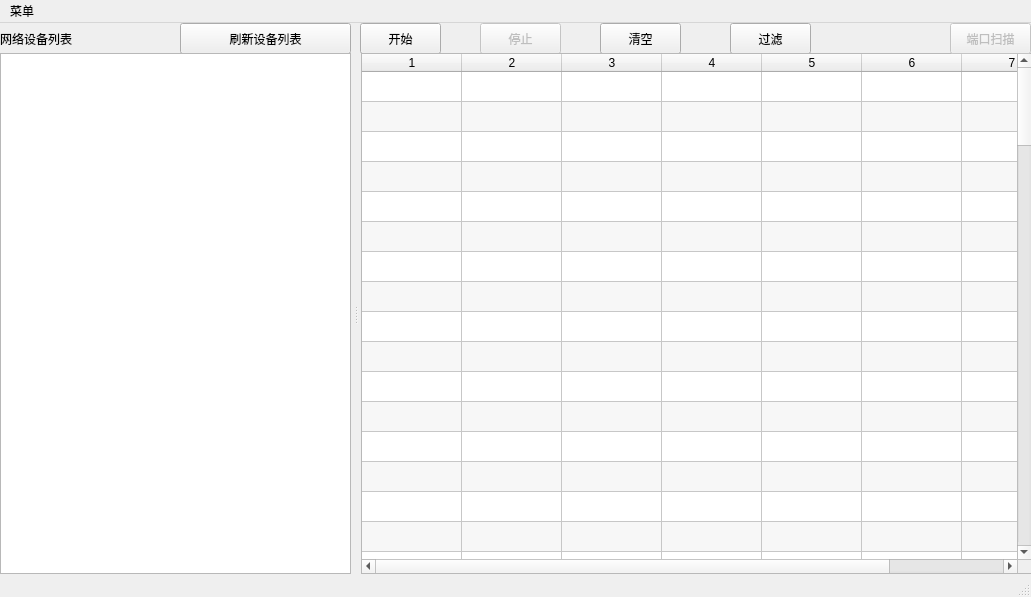
<?xml version="1.0" encoding="UTF-8"?>
<ui version="4.0">
 <class>main_gui</class>
 <widget class="QMainWindow" name="main_gui">
  <property name="geometry">
   <rect>
    <x>0</x>
    <y>0</y>
    <width>1031</width>
    <height>597</height>
   </rect>
  </property>
  <property name="sizePolicy">
   <sizepolicy hsizetype="Minimum" vsizetype="Minimum">
    <horstretch>0</horstretch>
    <verstretch>0</verstretch>
   </sizepolicy>
  </property>
  <property name="minimumSize">
   <size>
    <width>1031</width>
    <height>597</height>
   </size>
  </property>
  <property name="windowTitle">
   <string>网络嗅探器</string>
  </property>
  <widget class="QWidget" name="centralWidget">
   <property name="sizePolicy">
    <sizepolicy hsizetype="Minimum" vsizetype="Minimum">
     <horstretch>0</horstretch>
     <verstretch>0</verstretch>
    </sizepolicy>
   </property>
   <property name="minimumSize">
    <size>
     <width>1031</width>
     <height>552</height>
    </size>
   </property>
   <widget class="QLabel" name="label">
    <property name="geometry">
     <rect>
      <x>0</x>
      <y>0</y>
      <width>171</width>
      <height>31</height>
     </rect>
    </property>
    <property name="text">
     <string>网络设备列表</string>
    </property>
   </widget>
   <widget class="QPushButton" name="flushDev">
    <property name="geometry">
     <rect>
      <x>180</x>
      <y>0</y>
      <width>171</width>
      <height>31</height>
     </rect>
    </property>
    <property name="text">
     <string>刷新设备列表</string>
    </property>
   </widget>
   <widget class="QPushButton" name="buttStart">
    <property name="geometry">
     <rect>
      <x>360</x>
      <y>0</y>
      <width>81</width>
      <height>31</height>
     </rect>
    </property>
    <property name="text">
     <string>开始</string>
    </property>
   </widget>
   <widget class="QPushButton" name="buttStop">
    <property name="enabled">
     <bool>false</bool>
    </property>
    <property name="geometry">
     <rect>
      <x>480</x>
      <y>0</y>
      <width>81</width>
      <height>31</height>
     </rect>
    </property>
    <property name="text">
     <string>停止</string>
    </property>
    <property name="checkable">
     <bool>false</bool>
    </property>
   </widget>
   <widget class="QPushButton" name="buttClear">
    <property name="geometry">
     <rect>
      <x>600</x>
      <y>0</y>
      <width>81</width>
      <height>31</height>
     </rect>
    </property>
    <property name="text">
     <string>清空</string>
    </property>
   </widget>
   <widget class="QPushButton" name="buttFilter">
    <property name="geometry">
     <rect>
      <x>730</x>
      <y>0</y>
      <width>81</width>
      <height>31</height>
     </rect>
    </property>
    <property name="text">
     <string>过滤</string>
    </property>
   </widget>
   <widget class="QSplitter" name="splitter">
    <property name="geometry">
     <rect>
      <x>0</x>
      <y>30</y>
      <width>1031</width>
      <height>521</height>
     </rect>
    </property>
    <property name="sizePolicy">
     <sizepolicy hsizetype="Minimum" vsizetype="Minimum">
      <horstretch>0</horstretch>
      <verstretch>0</verstretch>
     </sizepolicy>
    </property>
    <property name="minimumSize">
     <size>
      <width>1031</width>
      <height>521</height>
     </size>
    </property>
    <property name="orientation">
     <enum>Qt::Horizontal</enum>
    </property>
    <property name="handleWidth">
     <number>10</number>
    </property>
    <widget class="QListWidget" name="devList">
     <property name="sizePolicy">
      <sizepolicy hsizetype="Fixed" vsizetype="Expanding">
       <horstretch>0</horstretch>
       <verstretch>0</verstretch>
      </sizepolicy>
     </property>
     <property name="minimumSize">
      <size>
       <width>351</width>
       <height>0</height>
      </size>
     </property>
     <property name="font">
      <font>
       <pointsize>12</pointsize>
      </font>
     </property>
    </widget>
    <widget class="QTableWidget" name="packageList">
     <property name="sizePolicy">
      <sizepolicy hsizetype="Minimum" vsizetype="Minimum">
       <horstretch>0</horstretch>
       <verstretch>0</verstretch>
      </sizepolicy>
     </property>
     <property name="minimumSize">
      <size>
       <width>671</width>
       <height>521</height>
      </size>
     </property>
     <property name="sizeAdjustPolicy">
      <enum>QAbstractScrollArea::AdjustToContents</enum>
     </property>
     <property name="editTriggers">
      <set>QAbstractItemView::NoEditTriggers</set>
     </property>
     <property name="dragEnabled">
      <bool>false</bool>
     </property>
     <property name="dragDropOverwriteMode">
      <bool>true</bool>
     </property>
     <property name="alternatingRowColors">
      <bool>true</bool>
     </property>
     <property name="selectionMode">
      <enum>QAbstractItemView::SingleSelection</enum>
     </property>
     <property name="selectionBehavior">
      <enum>QAbstractItemView::SelectRows</enum>
     </property>
     <property name="textElideMode">
      <enum>Qt::ElideLeft</enum>
     </property>
     <property name="verticalScrollMode">
      <enum>QAbstractItemView::ScrollPerPixel</enum>
     </property>
     <property name="horizontalScrollMode">
      <enum>QAbstractItemView::ScrollPerPixel</enum>
     </property>
     <property name="sortingEnabled">
      <bool>true</bool>
     </property>
     <property name="rowCount">
      <number>100</number>
     </property>
     <property name="columnCount">
      <number>8</number>
     </property>
     <attribute name="horizontalHeaderCascadingSectionResizes">
      <bool>true</bool>
     </attribute>
     <attribute name="horizontalHeaderDefaultSectionSize">
      <number>100</number>
     </attribute>
     <attribute name="horizontalHeaderShowSortIndicator" stdset="0">
      <bool>true</bool>
     </attribute>
     <attribute name="horizontalHeaderStretchLastSection">
      <bool>true</bool>
     </attribute>
     <attribute name="verticalHeaderVisible">
      <bool>false</bool>
     </attribute>
     <row/>
     <row/>
     <row/>
     <row/>
     <row/>
     <row/>
     <row/>
     <row/>
     <row/>
     <row/>
     <row/>
     <row/>
     <row/>
     <row/>
     <row/>
     <row/>
     <row/>
     <row/>
     <row/>
     <row/>
     <row/>
     <row/>
     <row/>
     <row/>
     <row/>
     <row/>
     <row/>
     <row/>
     <row/>
     <row/>
     <row/>
     <row/>
     <row/>
     <row/>
     <row/>
     <row/>
     <row/>
     <row/>
     <row/>
     <row/>
     <row/>
     <row/>
     <row/>
     <row/>
     <row/>
     <row/>
     <row/>
     <row/>
     <row/>
     <row/>
     <row/>
     <row/>
     <row/>
     <row/>
     <row/>
     <row/>
     <row/>
     <row/>
     <row/>
     <row/>
     <row/>
     <row/>
     <row/>
     <row/>
     <row/>
     <row/>
     <row/>
     <row/>
     <row/>
     <row/>
     <row/>
     <row/>
     <row/>
     <row/>
     <row/>
     <row/>
     <row/>
     <row/>
     <row/>
     <row/>
     <row/>
     <row/>
     <row/>
     <row/>
     <row/>
     <row/>
     <row/>
     <row/>
     <row/>
     <row/>
     <row/>
     <row/>
     <row/>
     <row/>
     <row/>
     <row/>
     <row/>
     <row/>
     <row/>
     <row/>
     <column/>
     <column/>
     <column/>
     <column/>
     <column/>
     <column/>
     <column/>
     <column/>
    </widget>
   </widget>
   <widget class="QPushButton" name="buttScan">
    <property name="enabled">
     <bool>false</bool>
    </property>
    <property name="geometry">
     <rect>
      <x>950</x>
      <y>0</y>
      <width>81</width>
      <height>31</height>
     </rect>
    </property>
    <property name="text">
     <string>端口扫描</string>
    </property>
   </widget>
  </widget>
  <widget class="QMenuBar" name="menuBar">
   <property name="geometry">
    <rect>
     <x>0</x>
     <y>0</y>
     <width>1031</width>
     <height>23</height>
    </rect>
   </property>
   <widget class="QMenu" name="menu123">
    <property name="title">
     <string>菜单</string>
    </property>
   </widget>
   <addaction name="menu123"/>
  </widget>
  <widget class="QStatusBar" name="statusBar"/>
 </widget>
 <layoutdefault spacing="6" margin="11"/>
 <resources>
  <include location="ex4_gui.qrc"/>
 </resources>
 <connections>
  <connection>
   <sender>flushDev</sender>
   <signal>clicked(bool)</signal>
   <receiver>main_gui</receiver>
   <slot>flushDev()</slot>
   <hints>
    <hint type="sourcelabel">
     <x>269</x>
     <y>35</y>
    </hint>
    <hint type="destinationlabel">
     <x>438</x>
     <y>80</y>
    </hint>
   </hints>
  </connection>
  <connection>
   <sender>buttFilter</sender>
   <signal>clicked()</signal>
   <receiver>main_gui</receiver>
   <slot>filter_show()</slot>
   <hints>
    <hint type="sourcelabel">
     <x>761</x>
     <y>32</y>
    </hint>
    <hint type="destinationlabel">
     <x>838</x>
     <y>38</y>
    </hint>
   </hints>
  </connection>
  <connection>
   <sender>buttStart</sender>
   <signal>clicked()</signal>
   <receiver>main_gui</receiver>
   <slot>start()</slot>
   <hints>
    <hint type="sourcelabel">
     <x>417</x>
     <y>40</y>
    </hint>
    <hint type="destinationlabel">
     <x>451</x>
     <y>38</y>
    </hint>
   </hints>
  </connection>
  <connection>
   <sender>buttStop</sender>
   <signal>clicked()</signal>
   <receiver>main_gui</receiver>
   <slot>stop()</slot>
   <hints>
    <hint type="sourcelabel">
     <x>534</x>
     <y>35</y>
    </hint>
    <hint type="destinationlabel">
     <x>578</x>
     <y>40</y>
    </hint>
   </hints>
  </connection>
  <connection>
   <sender>buttClear</sender>
   <signal>clicked()</signal>
   <receiver>main_gui</receiver>
   <slot>clear()</slot>
   <hints>
    <hint type="sourcelabel">
     <x>632</x>
     <y>35</y>
    </hint>
    <hint type="destinationlabel">
     <x>696</x>
     <y>37</y>
    </hint>
   </hints>
  </connection>
  <connection>
   <sender>packageList</sender>
   <signal>cellDoubleClicked(int,int)</signal>
   <receiver>main_gui</receiver>
   <slot>data_show(int,int)</slot>
   <hints>
    <hint type="sourcelabel">
     <x>587</x>
     <y>186</y>
    </hint>
    <hint type="destinationlabel">
     <x>355</x>
     <y>142</y>
    </hint>
   </hints>
  </connection>
  <connection>
   <sender>devList</sender>
   <signal>currentRowChanged(int)</signal>
   <receiver>main_gui</receiver>
   <slot>start(int)</slot>
   <hints>
    <hint type="sourcelabel">
     <x>121</x>
     <y>173</y>
    </hint>
    <hint type="destinationlabel">
     <x>174</x>
     <y>37</y>
    </hint>
   </hints>
  </connection>
  <connection>
   <sender>buttScan</sender>
   <signal>clicked()</signal>
   <receiver>main_gui</receiver>
   <slot>scan_show()</slot>
   <hints>
    <hint type="sourcelabel">
     <x>979</x>
     <y>34</y>
    </hint>
    <hint type="destinationlabel">
     <x>925</x>
     <y>37</y>
    </hint>
   </hints>
  </connection>
 </connections>
 <slots>
  <slot>flushDev()</slot>
  <slot>filter_show()</slot>
  <slot>start(int)</slot>
  <slot>start()</slot>
  <slot>stop()</slot>
  <slot>clear()</slot>
  <slot>data_show(int,int)</slot>
  <slot>scan_show()</slot>
 </slots>
</ui>
